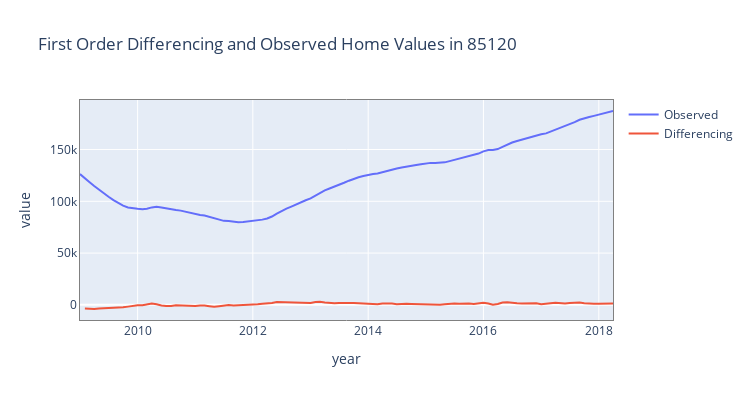
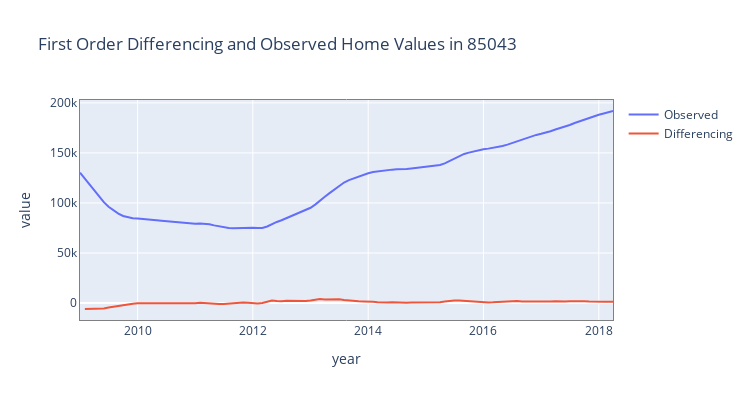
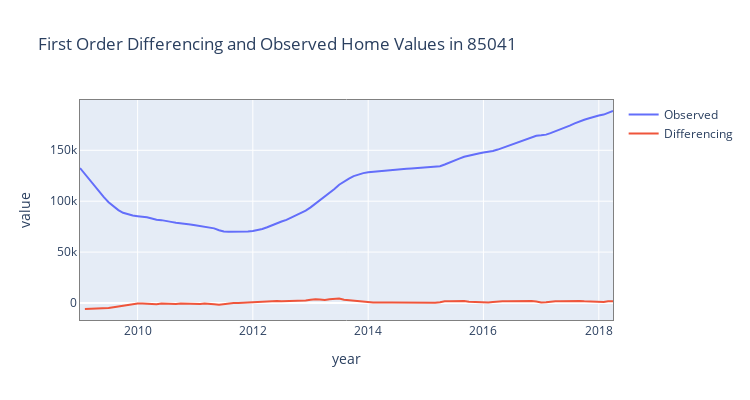

Source (notebook cell) for these figures, in order:
### Markdown cell above
ARMA model requires time series to be stationary.  Since our time series exhibit a linear upward trend, we will need to remove such trend using one of the detrending methods, differencing, and deploy Augmented Dickey=Fuller (ADF) test to validate our results.  In addition, we will subset the top 5 zip codes data set using cutoff date of 2011-12-01.

### Code cell
# check stationarity
# df_ts_af_crisis = df_ts[df_ts.time > '2011-12-01']
stationarity_diff_chk(df_ts_af_crisis, zip_codes, periods=1, plot=True, diff_n=1)
